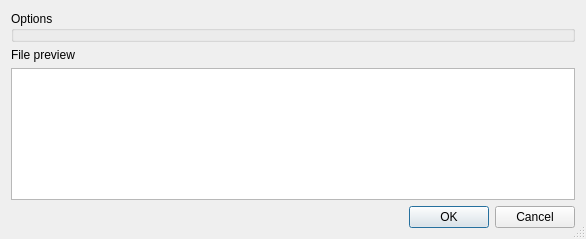
<?xml version="1.0" encoding="UTF-8"?>
<ui version="4.0">
 <class>DocumentFormatSelectorDialog</class>
 <widget class="QDialog" name="DocumentFormatSelectorDialog">
  <property name="geometry">
   <rect>
    <x>0</x>
    <y>0</y>
    <width>586</width>
    <height>239</height>
   </rect>
  </property>
  <property name="windowTitle">
   <string>Select correct document format</string>
  </property>
  <property name="sizeGripEnabled">
   <bool>true</bool>
  </property>
  <property name="modal">
   <bool>true</bool>
  </property>
  <layout class="QVBoxLayout" name="verticalLayout">
   <item>
    <widget class="QGroupBox" name="optionsBox">
     <property name="sizePolicy">
      <sizepolicy hsizetype="Preferred" vsizetype="Expanding">
       <horstretch>0</horstretch>
       <verstretch>0</verstretch>
      </sizepolicy>
     </property>
     <property name="title">
      <string>Options</string>
     </property>
    </widget>
   </item>
   <item>
    <widget class="QLabel" name="label">
     <property name="text">
      <string>File preview</string>
     </property>
    </widget>
   </item>
   <item>
    <widget class="QPlainTextEdit" name="previewEdit">
     <property name="maximumSize">
      <size>
       <width>16777215</width>
       <height>200</height>
      </size>
     </property>
     <property name="lineWrapMode">
      <enum>QPlainTextEdit::NoWrap</enum>
     </property>
     <property name="readOnly">
      <bool>true</bool>
     </property>
    </widget>
   </item>
   <item>
    <widget class="QDialogButtonBox" name="buttonBox">
     <property name="orientation">
      <enum>Qt::Horizontal</enum>
     </property>
     <property name="standardButtons">
      <set>QDialogButtonBox::Cancel|QDialogButtonBox::Ok</set>
     </property>
    </widget>
   </item>
  </layout>
 </widget>
 <resources/>
 <connections>
  <connection>
   <sender>buttonBox</sender>
   <signal>accepted()</signal>
   <receiver>DocumentFormatSelectorDialog</receiver>
   <slot>accept()</slot>
   <hints>
    <hint type="sourcelabel">
     <x>248</x>
     <y>254</y>
    </hint>
    <hint type="destinationlabel">
     <x>157</x>
     <y>274</y>
    </hint>
   </hints>
  </connection>
  <connection>
   <sender>buttonBox</sender>
   <signal>rejected()</signal>
   <receiver>DocumentFormatSelectorDialog</receiver>
   <slot>reject()</slot>
   <hints>
    <hint type="sourcelabel">
     <x>316</x>
     <y>260</y>
    </hint>
    <hint type="destinationlabel">
     <x>286</x>
     <y>274</y>
    </hint>
   </hints>
  </connection>
 </connections>
</ui>
